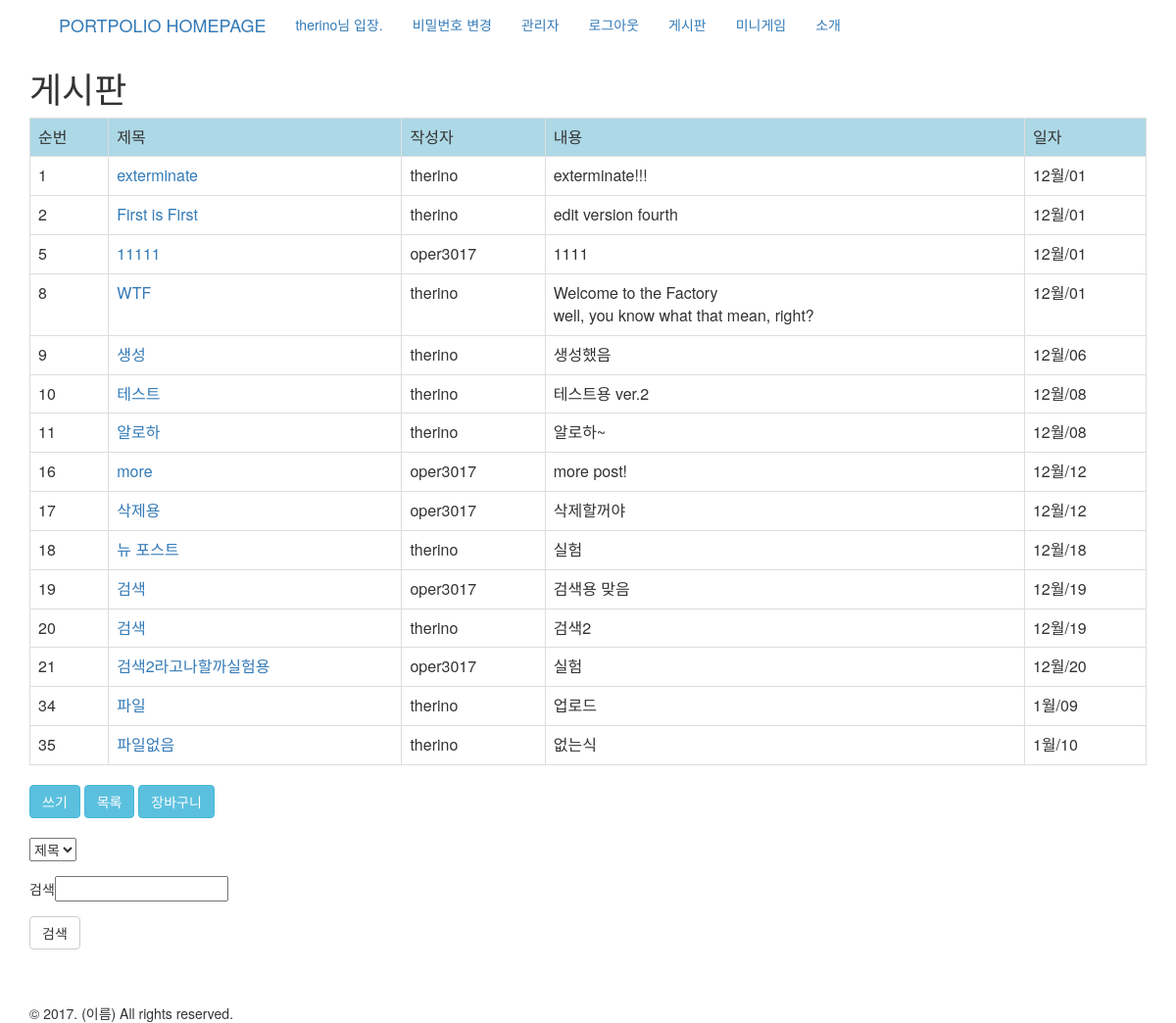
The page /board/ (signed in) on the database as committed earlier.
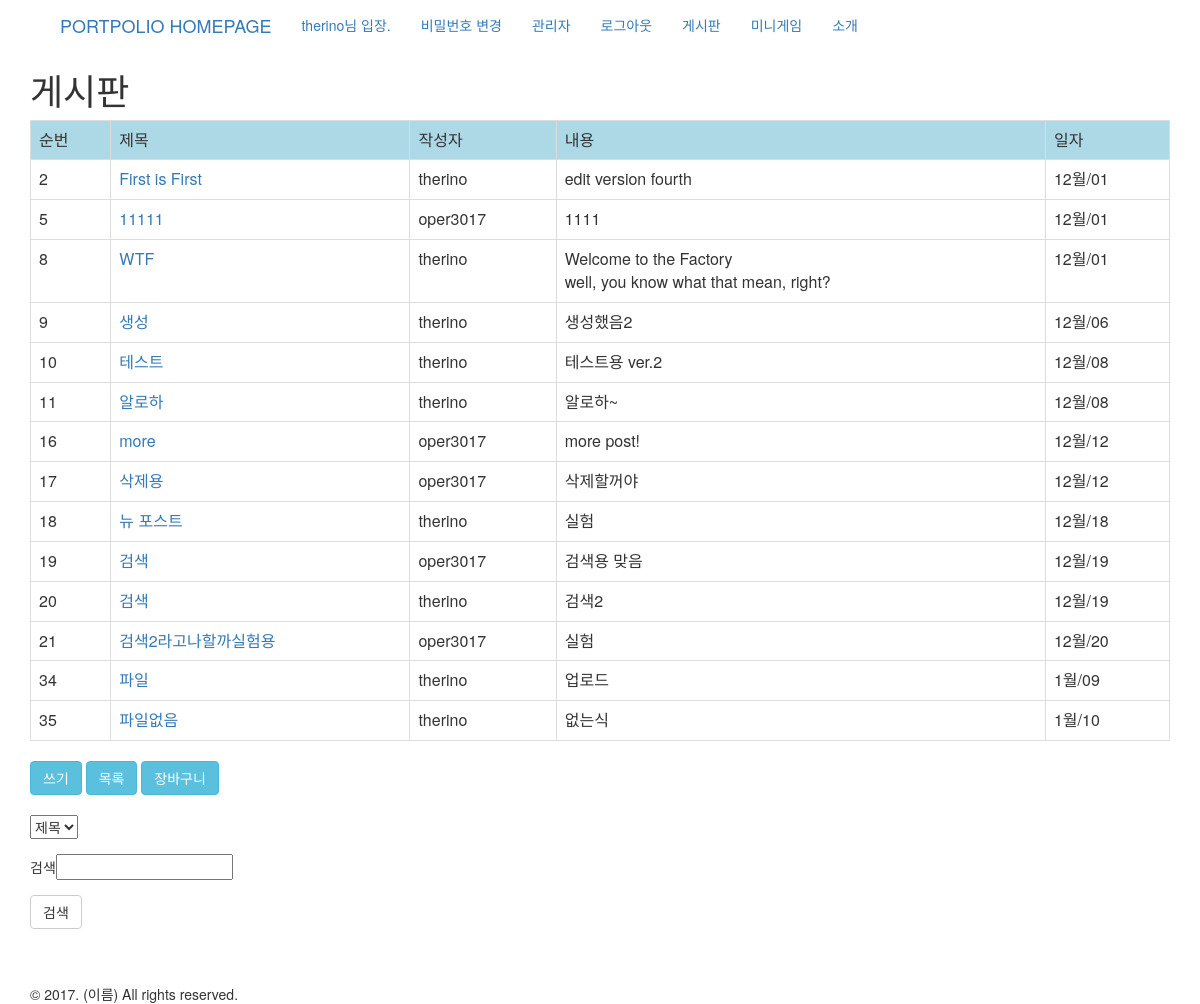
The same page on the database as committed later.
### board/models.py (models this page shows, shortened)
class Post(models.Model):
    author = models.ForeignKey('auth.User')
    title = models.CharField(max_length=200)
    text = models.TextField()
    created_date = models.DateTimeField(
            default=timezone.now)
    published_date = models.DateTimeField(
            blank=True, null=True)

### board/views.py (the view)
def post_list(request):
    posts = Post.objects.all()
    form = BoardSearchForm()
    return render(request, 'board/post_list.html', {'posts': posts, 'form':form})

### board/forms.py
class BoardSearchForm(forms.Form):
    search_word = forms.CharField(label='검색')
    search_filter= forms.CharField(widget=forms.Select(choices=CHOICES))

### board/templates/board/post_list.html (shortened to what this page needs)
{% extends 'board/base_board.html' %}
{% block content_board %}
    <div class="table-responsive">
        <table class="table table-bordered table-hover">
            <tr style="background-color : lightblue">
                <td>순번</td>
                <td>제목</td>
                <td>작성자</td>
                <td>내용</td>
                <td>일자</td>
            </tr>
        {% for post in posts %}
            <tr>
                <td>{{ post.id }}</td>
                <td><a href="{% url 'board:post_detail' pk=post.pk %}">{{ post.title }}</a></td>
                <td>{{ post.author }}</td>
                <td>{{ post.text|linebreaksbr }}</td>
                <td>{{ post.created_date|date:"M/d"|lower }}</td>
            </tr>
        {% endfor %}
        </table>
    </div>
{% endblock %}

Rows that differ between the two databases and show on the page:
removed Post: id "1", title "exterminate", author "therino", text "exterminate!!!", created_date "12월/01"
changed Post "생성": text "생성했음" → "생성했음2"
